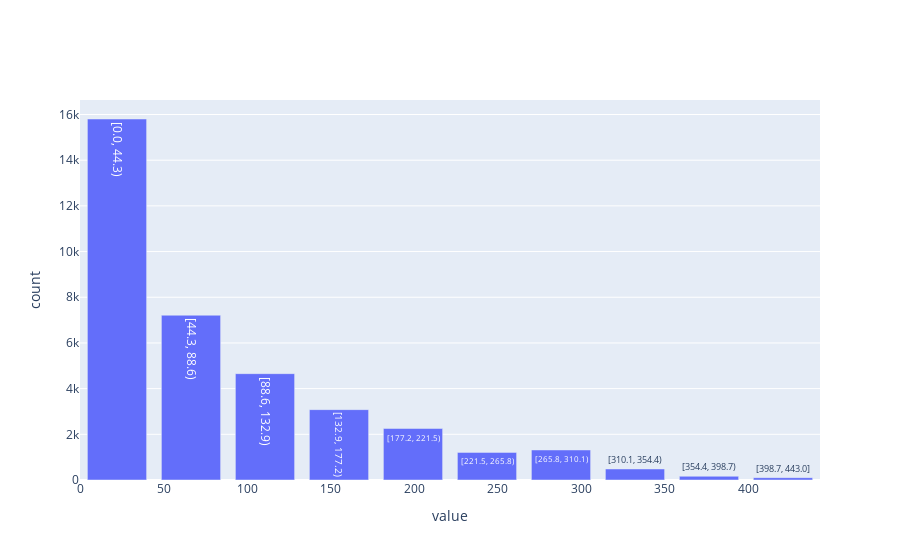

This figure's notebook cell:
### Markdown cell above
We can also see what the lead times of customers are.

### Code cell
customer_reservations.select("lead_time").plot.hist(column="lead_time")

### Figure 1 — Plotly figure (JSON) as saved in the notebook; plotly's stock layout.template omitted (floating-point values rounded to 4 significant figures)
{"data": [{"hovertemplate": "variable=lead_time<br>value=%{text}<br>count=%{y}", "name": "lead_time", "text": ["[0.0, 44.3)", "[44.3, 88.6)", "[88.6, 132.9)", "[132.9, 177.2)", "[177.2, 221.5)", "[221.5, 265.8)", "[265.8, 310.1)", "[310.1, 354.4)", "[354.4, 398.7)", "[398.7, 443.0]"], "type": "bar", "x": [22.15, 66.45, 110.7, 155.0, 199.3, 243.6, 287.9, 332.2, 376.5, 420.9], "y": [15803, 7213, 4655, 3080, 2253, 1209, 1314, 483, 163, 102]}], "layout": {"barmode": "stack", "xaxis": {"title": {"text": "value"}}, "yaxis": {"title": {"text": "count"}}}}
